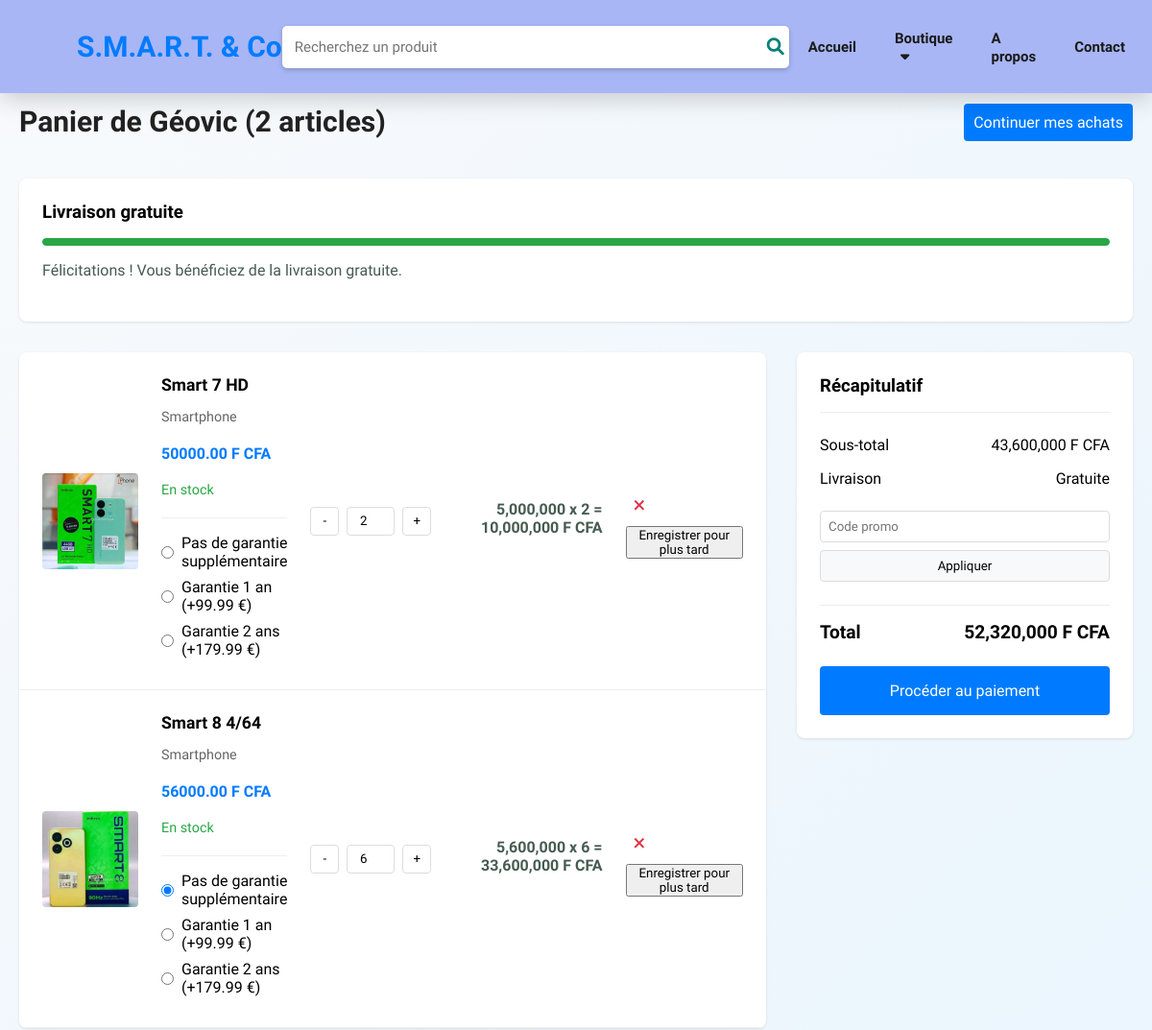
/Cart/Chariot/ (signed in, upper part), run on an earlier commit of the app's database.
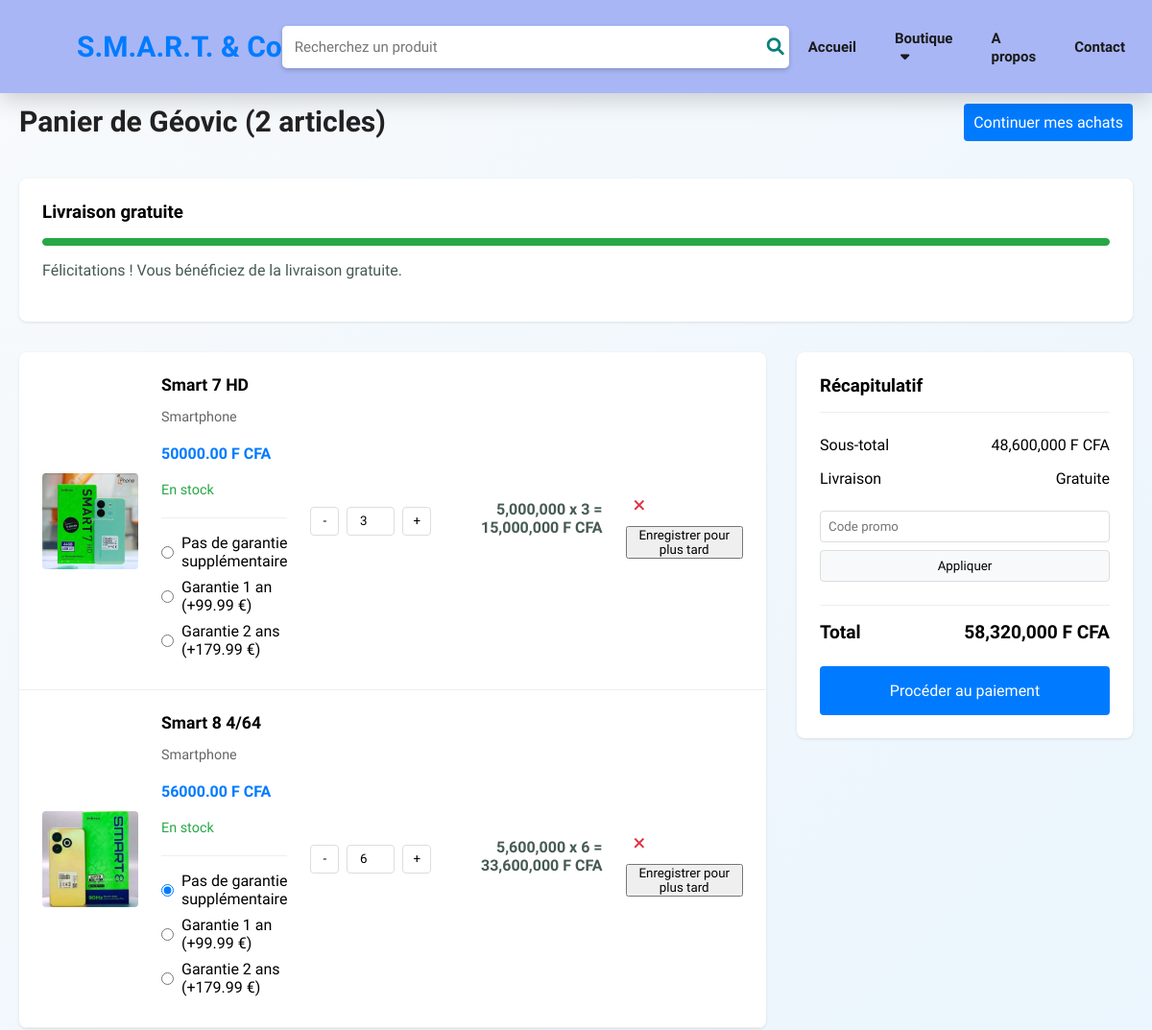
And on a later commit of the database.
### Cart/models.py (models this page shows, shortened)
class CartItem(models.Model):
    cart = models.ForeignKey(Cart, on_delete=models.CASCADE)
    product = models.ForeignKey(Products, on_delete=models.CASCADE)
    quantity = models.PositiveIntegerField(default=1)
    updated_at = models.DateTimeField(auto_now=True)
    class Meta:
        unique_together = ('cart', 'product')

### Products/models.py (models this page shows, shortened)
class Products(models.Model):
    category = models.CharField(max_length=50)
    name = models.CharField(max_length=100)
    brand = models.ForeignKey(Brands, on_delete=models.CASCADE)
    price = models.DecimalField(max_digits=10, decimal_places=2)
    description = models.TextField()
    stock_quantity = models.IntegerField()
    created_at = models.DateTimeField(auto_now_add=True)
    updated_at = models.DateTimeField(auto_now=True)
    def get_image_url(self):
        try:
            if hasattr(self, 'smartphones_tablets') and self.smartphones_tablets.image:
                return self.smartphones_tablets.image.url
            if hasattr(self, 'pcs') and self.pcs.image:
                return self.pcs.image.url
            if hasattr(self, 'casques_ecouteurs') and self.casques_ecouteurs.image:
                return self.casques_ecouteurs.image.url
        except models.ObjectDoesNotExist:
            pass
        return '/static/images/default.jpg'

class Smartphones_tablets(models.Model):
    product = models.OneToOneField(Products, on_delete=models.CASCADE, primary_key=True)
    ram = models.IntegerField()
    storage = models.IntegerField()
    camera_pixels = models.IntegerField()
    screen_size = models.DecimalField(max_digits=4, decimal_places=2)
    battery = models.IntegerField()
    processor = models.CharField(max_length=100)
    image = models.ImageField(upload_to='products/', default='default_image.jpg')  # Stocke directement l'image

### Cart/views.py (the view)
# urls.py: path('Chariot/', views.Chariot, name='Chariot'),
def Chariot(request):
    if not request.user.is_authenticated:
        return render(request, 'Guest.html')
    cart = (Cart.objects
            .filter(user=request.user)
            .prefetch_related('cartitem_set__product')
            .first())
    if not cart:
        cart = Cart.objects.create(user=request.user)
        cart_items = []
        total_general = 0
    else:
        cart_items = cart.cartitem_set.select_related('product').all()
        total_general = sum(item.product.price * item.quantity for item in cart_items)
    shipping_cost = 0 if total_general > 75000 else 5000
    grand_total = total_general + shipping_cost
    return render(request, 'Chariot.html', {
        'cart': cart,
        'cart_items': cart_items,
        'total': total_general,
        'shipping': shipping_cost,
        'grand_total': grand_total
    })

### Cart/templatetags/cart_extras.py (called while the page is built)
@register.filter
def mul(value, arg):
    try:
        return float(value) * float(arg)
    except (ValueError, TypeError, AttributeError):
        return 0

### Cart/templates/Chariot.html (shortened to what this page needs)
{% load static %}
{% load cart_extras %}
<!DOCTYPE html>
<html lang="fr">
    <head>
        <link rel="stylesheet" href="https://cdnjs.cloudflare.com/ajax/libs/font-awesome/6.0.0-beta3/css/all.min.css">
        <link rel="stylesheet" href="{% static 'css/style.css' %}">
        <link href="https://cdnjs.cloudflare.com/ajax/libs/aos/2.3.4/aos.css" rel="stylesheet"/>
    </head>
    <body>
        <section id="header">
            <a id="logo" href="{% url 'index' %}">
                <span class="logo">S.M.A.R.T. & Co</span>
            </a>
            <div id="search-container">
                <div id="search-bar">
                    <input type="text" placeholder="Recherchez un produit">
                    <button><i class="fas fa-search"></i></button>
                </div>
            </div>
            <div>
                <ul id="navbar">
                    <li><a href="{% url 'index' %}">Accueil</a></li>
                    <li class="dropdown">
                        <a href="{% url 'SHOP' %}" class="dropdown-toggle">Boutique
                            <i class="fa-solid fa-caret-down"></i>
                        </a>
                    </li>
                    <li><a href="{% url 'About' %}">A propos</a></li>
                    <li><a href="{% url 'Contact' %}">Contact</a></li>
                    {% if user.is_authenticated %}
                        <li class="dropdown">
                        </li>
                    {% else %}
                        <li><a href="{% url 'login_signup' %}">Authentification</a></li>
                    {% endif %}
                </ul>
            </div>
        </section>
        <main class="container">
            <div class="cart-header" data-aos="fade-up" data-aos-delay="100">
                <h2>Panier de  {{ user.username }} ({{ items_count }} article{{ items_count|pluralize }})</h2>
                <a href="{% url 'SHOP' %}" ><button class="continue-shopping">Continuer mes achats</button></a>
            </div>
            <div class="shipping-progress" data-aos="fade-up" data-aos-delay="100">
                <h3>Livraison gratuite</h3>
                <div class="progress-bar">
                    <div class="progress-fill" style="width: 80%"></div>
                </div>
                <p id="progress-text">Plus que 15 000f pour la livraison gratuite !</p>
            </div>
            <div class="cart-container" data-aos="fade-up" data-aos-delay="100">
                <div class="cart-items">
                    {% if cart_items %}
                        {% for item in cart_items%}
                            <div class="cart-item">
                                <img src="{{ item.product.get_image_url }}" alt="{{ item.product.name }}">
                                <div class="item-details">
                                    <h3>{{ item.product.name }}</h3>
                                    <p class="category">{{ item.product.category }}</p>
                                    <p class="price">{{ item.product.price }} F CFA</p>
                                    <p class="stock-status in-stock">En stock</p>
                                    <div class="warranty-options">
                                        <label class="warranty-option">
                                            <input type="radio" name="warranty-1" value="none" checked> Pas de garantie supplémentaire
                                        </label>
                                        <label class="warranty-option">
                                            <input type="radio" name="warranty-1" value="1year" data-cost="99.99"> Garantie 1 an (+99.99 €)
                                        </label>
                                        <label class="warranty-option">
                                            <input type="radio" name="warranty-1" value="2year" data-cost="179.99"> Garantie 2 ans (+179.99 €)
                                        </label>
                                    </div>
                                </div>
                                <div class="quantity-controls">
                                    <button class="quantity-btn minus" data-id="{{ item.id }}">-</button>
                                    <input type="number" value="{{ item.quantity }}" min="1"
                                    max="{{ item.product.stock_quantity }}" class="quantity-input" data-id="{{ item.id }}">
                                    <button class="quantity-btn plus" data-id="{{ item.id }}">+</button>
                                </div>
                                <p class="item-total">{{ item.product.price|floatformat:0|add:""|floatformat:0|floatformat }} x {{ item.quantity }} = {{ item.product.price|mul:item.quantity }} F CFA</p>
                                <div class="item-actions">
                                    <form method="post" action="{% url 'remove_cart_item' item.id %}">
                                        <button class="remove-item">×</button>
                                    </form>
                                    <button class="save-for-later">Enregistrer pour plus tard</button>
                                </div>
                            </div>
                        {% endfor %}
                    {% else %}
                        <p class="empty-cart">Votre panier est vide.</p>
                    {% endif %}
                </div>
                <div class="cart-summary" data-aos="fade-up" data-aos-delay="100">
                    <h3>Récapitulatif</h3>
                    <div class="summary-item">
                        <span>Sous-total</span>
                        <span id="subtotal">{{ total|floatformat:"0" }} F CFA</span>
                    </div>
                    <div class="summary-item">
                        <span>Livraison</span>
                        <span id="shipping">Gratuite</span>
                    </div>
                    <div class="promo-code">
                        <input type="text" id="promo" placeholder="Code promo">
                        <button id="apply-promo">Appliquer</button>
                    </div>
                    <div class="summary-total">
                        <span>Total</span>
                        <span id="total">{{ grand_total|floatformat:"0" }} F CFA</span>
                    </div>
                    <a href="{% url 'Payments' %}"><button id="checkout" class="checkout-btn">Procéder au paiement</button></a>
                </div>
            </div>
        </main>
    </body>
</html>

What changed in the data, as far as the page shows it:
changed CartItem "Smart 7 HD": quantity "2" → "3"
Also different on the page:
text written by a page script: "5,000,000 x 2 = 10,000,000 F CFA" → "5,000,000 x 3 = 15,000,000 F CFA"
text written by a page script: "43,600,000 F CFA" → "48,600,000 F CFA"
text written by a page script: "52,320,000 F CFA" → "58,320,000 F CFA"
